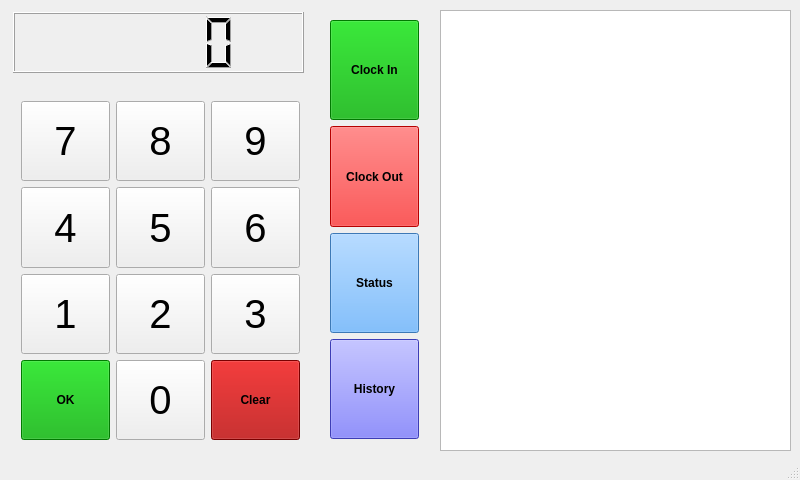
<?xml version="1.0" encoding="UTF-8"?>
<ui version="4.0">
 <class>MainWindow</class>
 <widget class="QMainWindow" name="MainWindow">
  <property name="geometry">
   <rect>
    <x>0</x>
    <y>0</y>
    <width>800</width>
    <height>480</height>
   </rect>
  </property>
  <property name="windowTitle">
   <string>MainWindow</string>
  </property>
  <widget class="QWidget" name="centralWidget">
   <widget class="QWidget" name="gridLayoutWidget">
    <property name="geometry">
     <rect>
      <x>10</x>
      <y>90</y>
      <width>301</width>
      <height>361</height>
     </rect>
    </property>
    <layout class="QGridLayout" name="keypad_layout">
     <item row="2" column="1">
      <widget class="QPushButton" name="btn_2">
       <property name="sizePolicy">
        <sizepolicy hsizetype="Expanding" vsizetype="Expanding">
         <horstretch>0</horstretch>
         <verstretch>0</verstretch>
        </sizepolicy>
       </property>
       <property name="font">
        <font>
         <pointsize>30</pointsize>
        </font>
       </property>
       <property name="styleSheet">
        <string notr="true">color: rgb(0, 0, 0);</string>
       </property>
       <property name="text">
        <string>2</string>
       </property>
      </widget>
     </item>
     <item row="2" column="0">
      <widget class="QPushButton" name="btn_1">
       <property name="sizePolicy">
        <sizepolicy hsizetype="Expanding" vsizetype="Expanding">
         <horstretch>0</horstretch>
         <verstretch>0</verstretch>
        </sizepolicy>
       </property>
       <property name="font">
        <font>
         <pointsize>30</pointsize>
        </font>
       </property>
       <property name="styleSheet">
        <string notr="true">color: rgb(0, 0, 0);</string>
       </property>
       <property name="text">
        <string>1</string>
       </property>
      </widget>
     </item>
     <item row="0" column="0">
      <widget class="QPushButton" name="btn_7">
       <property name="sizePolicy">
        <sizepolicy hsizetype="Expanding" vsizetype="Expanding">
         <horstretch>0</horstretch>
         <verstretch>0</verstretch>
        </sizepolicy>
       </property>
       <property name="font">
        <font>
         <pointsize>30</pointsize>
        </font>
       </property>
       <property name="styleSheet">
        <string notr="true">color: rgb(0, 0, 0);</string>
       </property>
       <property name="text">
        <string>7</string>
       </property>
      </widget>
     </item>
     <item row="1" column="1">
      <widget class="QPushButton" name="btn_5">
       <property name="sizePolicy">
        <sizepolicy hsizetype="Expanding" vsizetype="Expanding">
         <horstretch>0</horstretch>
         <verstretch>0</verstretch>
        </sizepolicy>
       </property>
       <property name="font">
        <font>
         <pointsize>30</pointsize>
        </font>
       </property>
       <property name="styleSheet">
        <string notr="true">color: rgb(0, 0, 0);</string>
       </property>
       <property name="text">
        <string>5</string>
       </property>
      </widget>
     </item>
     <item row="3" column="1">
      <widget class="QPushButton" name="btn_0">
       <property name="sizePolicy">
        <sizepolicy hsizetype="Expanding" vsizetype="Expanding">
         <horstretch>0</horstretch>
         <verstretch>0</verstretch>
        </sizepolicy>
       </property>
       <property name="font">
        <font>
         <pointsize>30</pointsize>
        </font>
       </property>
       <property name="autoFillBackground">
        <bool>false</bool>
       </property>
       <property name="styleSheet">
        <string notr="true">color: rgb(0, 0, 0);</string>
       </property>
       <property name="text">
        <string>0</string>
       </property>
      </widget>
     </item>
     <item row="0" column="1">
      <widget class="QPushButton" name="btn_8">
       <property name="sizePolicy">
        <sizepolicy hsizetype="Expanding" vsizetype="Expanding">
         <horstretch>0</horstretch>
         <verstretch>0</verstretch>
        </sizepolicy>
       </property>
       <property name="font">
        <font>
         <pointsize>30</pointsize>
        </font>
       </property>
       <property name="styleSheet">
        <string notr="true">color: rgb(0, 0, 0);</string>
       </property>
       <property name="text">
        <string>8</string>
       </property>
      </widget>
     </item>
     <item row="1" column="0">
      <widget class="QPushButton" name="btn_4">
       <property name="sizePolicy">
        <sizepolicy hsizetype="Expanding" vsizetype="Expanding">
         <horstretch>0</horstretch>
         <verstretch>0</verstretch>
        </sizepolicy>
       </property>
       <property name="font">
        <font>
         <pointsize>30</pointsize>
        </font>
       </property>
       <property name="styleSheet">
        <string notr="true">color: rgb(0, 0, 0);</string>
       </property>
       <property name="text">
        <string>4</string>
       </property>
      </widget>
     </item>
     <item row="0" column="2">
      <widget class="QPushButton" name="btn_9">
       <property name="sizePolicy">
        <sizepolicy hsizetype="Expanding" vsizetype="Expanding">
         <horstretch>0</horstretch>
         <verstretch>0</verstretch>
        </sizepolicy>
       </property>
       <property name="font">
        <font>
         <pointsize>30</pointsize>
        </font>
       </property>
       <property name="styleSheet">
        <string notr="true">color: rgb(0, 0, 0);</string>
       </property>
       <property name="text">
        <string>9</string>
       </property>
      </widget>
     </item>
     <item row="1" column="2">
      <widget class="QPushButton" name="btn_6">
       <property name="sizePolicy">
        <sizepolicy hsizetype="Expanding" vsizetype="Expanding">
         <horstretch>0</horstretch>
         <verstretch>0</verstretch>
        </sizepolicy>
       </property>
       <property name="font">
        <font>
         <pointsize>30</pointsize>
        </font>
       </property>
       <property name="styleSheet">
        <string notr="true">color: rgb(0, 0, 0);</string>
       </property>
       <property name="text">
        <string>6</string>
       </property>
      </widget>
     </item>
     <item row="2" column="2">
      <widget class="QPushButton" name="btn_3">
       <property name="sizePolicy">
        <sizepolicy hsizetype="Expanding" vsizetype="Expanding">
         <horstretch>0</horstretch>
         <verstretch>0</verstretch>
        </sizepolicy>
       </property>
       <property name="font">
        <font>
         <pointsize>30</pointsize>
        </font>
       </property>
       <property name="styleSheet">
        <string notr="true">color: rgb(0, 0, 0);</string>
       </property>
       <property name="text">
        <string>3</string>
       </property>
      </widget>
     </item>
     <item row="3" column="0">
      <widget class="QPushButton" name="btn_accept">
       <property name="sizePolicy">
        <sizepolicy hsizetype="Expanding" vsizetype="Expanding">
         <horstretch>0</horstretch>
         <verstretch>0</verstretch>
        </sizepolicy>
       </property>
       <property name="font">
        <font>
         <weight>75</weight>
         <bold>true</bold>
        </font>
       </property>
       <property name="styleSheet">
        <string notr="true">background-color:rgb(0, 170, 0);
font-weight:bold;</string>
       </property>
       <property name="text">
        <string>OK</string>
       </property>
      </widget>
     </item>
     <item row="3" column="2">
      <widget class="QPushButton" name="btn_clear">
       <property name="sizePolicy">
        <sizepolicy hsizetype="Expanding" vsizetype="Expanding">
         <horstretch>0</horstretch>
         <verstretch>0</verstretch>
        </sizepolicy>
       </property>
       <property name="font">
        <font>
         <weight>75</weight>
         <bold>true</bold>
        </font>
       </property>
       <property name="styleSheet">
        <string notr="true">background-color:rgb(170, 0, 0);
font-weight:bold;</string>
       </property>
       <property name="text">
        <string>Clear</string>
       </property>
      </widget>
     </item>
    </layout>
   </widget>
   <widget class="QTextBrowser" name="output_display">
    <property name="geometry">
     <rect>
      <x>440</x>
      <y>10</y>
      <width>351</width>
      <height>441</height>
     </rect>
    </property>
    <property name="font">
     <font>
      <family>Roboto</family>
     </font>
    </property>
    <property name="html">
     <string>&lt;!DOCTYPE HTML PUBLIC &quot;-//W3C//DTD HTML 4.0//EN&quot; &quot;http://www.w3.org/TR/REC-html40/strict.dtd&quot;&gt;
&lt;html&gt;&lt;head&gt;&lt;meta name=&quot;qrichtext&quot; content=&quot;1&quot; /&gt;&lt;style type=&quot;text/css&quot;&gt;
p, li { white-space: pre-wrap; }
&lt;/style&gt;&lt;/head&gt;&lt;body style=&quot; font-family:'Roboto'; font-size:12pt; font-weight:200; font-style:normal;&quot;&gt;
&lt;p style=&quot;-qt-paragraph-type:empty; margin-top:0px; margin-bottom:0px; margin-left:0px; margin-right:0px; -qt-block-indent:0; text-indent:0px;&quot;&gt;&lt;br /&gt;&lt;/p&gt;&lt;/body&gt;&lt;/html&gt;</string>
    </property>
    <property name="openLinks">
     <bool>false</bool>
    </property>
   </widget>
   <widget class="QLCDNumber" name="keypad_display">
    <property name="geometry">
     <rect>
      <x>13</x>
      <y>12</y>
      <width>291</width>
      <height>61</height>
     </rect>
    </property>
   </widget>
   <widget class="QWidget" name="verticalLayoutWidget">
    <property name="geometry">
     <rect>
      <x>319</x>
      <y>9</y>
      <width>111</width>
      <height>441</height>
     </rect>
    </property>
    <layout class="QVBoxLayout" name="action_buttons_layout">
     <item>
      <widget class="QPushButton" name="btn_signin">
       <property name="sizePolicy">
        <sizepolicy hsizetype="Expanding" vsizetype="Expanding">
         <horstretch>0</horstretch>
         <verstretch>0</verstretch>
        </sizepolicy>
       </property>
       <property name="styleSheet">
        <string notr="true">background-color:rgb(0, 170, 0);
font-weight:bold;</string>
       </property>
       <property name="text">
        <string>Clock In</string>
       </property>
      </widget>
     </item>
     <item>
      <widget class="QPushButton" name="btn_signout">
       <property name="sizePolicy">
        <sizepolicy hsizetype="Expanding" vsizetype="Expanding">
         <horstretch>0</horstretch>
         <verstretch>0</verstretch>
        </sizepolicy>
       </property>
       <property name="styleSheet">
        <string notr="true">background-color: rgb(255, 0, 0);
font-weight:bold;</string>
       </property>
       <property name="text">
        <string>Clock Out</string>
       </property>
      </widget>
     </item>
     <item>
      <widget class="QPushButton" name="btn_status">
       <property name="sizePolicy">
        <sizepolicy hsizetype="Expanding" vsizetype="Expanding">
         <horstretch>0</horstretch>
         <verstretch>0</verstretch>
        </sizepolicy>
       </property>
       <property name="styleSheet">
        <string notr="true">background-color: rgb(85, 170, 255);
font-weight:bold;</string>
       </property>
       <property name="text">
        <string>Status</string>
       </property>
      </widget>
     </item>
     <item>
      <widget class="QPushButton" name="btn_history">
       <property name="sizePolicy">
        <sizepolicy hsizetype="Expanding" vsizetype="Expanding">
         <horstretch>0</horstretch>
         <verstretch>0</verstretch>
        </sizepolicy>
       </property>
       <property name="styleSheet">
        <string notr="true">background-color: rgb(85, 85, 255);
font-weight:bold;</string>
       </property>
       <property name="text">
        <string>History</string>
       </property>
      </widget>
     </item>
    </layout>
   </widget>
  </widget>
  <widget class="QStatusBar" name="statusBar"/>
 </widget>
 <layoutdefault spacing="6" margin="11"/>
 <resources/>
 <connections/>
 <slots>
  <signal>clearDisplayText()</signal>
  <slot>setDisplayTextEmpty()</slot>
 </slots>
</ui>
